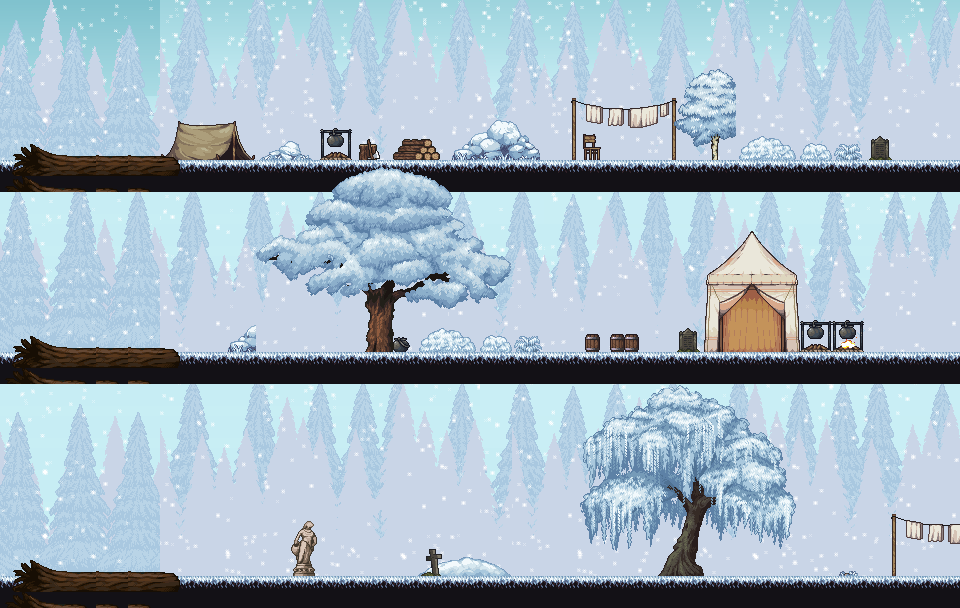

This is a level from a 2D game, rendered from its Tiled map with the project's own tilesets. A one-line summary and the map file follow, with tile-layer data summarised:
An orthogonal 30x19 tile map with 32x32 px tiles, 9 tile layers (Слой тайлов 1, Слой тайлов 7, Слой тайлов 8, Слой тайлов 2, ...), 18 tilesets.

<map version="1.10" tiledversion="1.12.1" orientation="orthogonal" renderorder="right-down" width="30" height="19" tilewidth="32" tileheight="32" infinite="0" nextlayerid="11" nextobjectid="1">
 <tileset firstgid="1" name="GandalfHardcore Background layers_layer 5" tilewidth="32" tileheight="32" tilecount="320" columns="32">
  <image source="GandalfHardcore FREE Platformer Assets/GandalfHardcore Background layers/Winter BG/GandalfHardcore Background layers_layer 5.png" width="1024" height="346" />
 </tileset>
 <tileset firstgid="321" name="GandalfHardcore Background layers_layer 1" tilewidth="32" tileheight="32" tilecount="320" columns="32">
  <image source="GandalfHardcore FREE Platformer Assets/GandalfHardcore Background layers/Winter BG/GandalfHardcore Background layers_layer 1.png" width="1024" height="346" />
 </tileset>
 <tileset firstgid="641" name="GandalfHardcore Background layers_layer 2" tilewidth="32" tileheight="32" tilecount="320" columns="32">
  <image source="GandalfHardcore FREE Platformer Assets/GandalfHardcore Background layers/Winter BG/GandalfHardcore Background layers_layer 2.png" width="1024" height="346" />
 </tileset>
 <tileset firstgid="961" name="GandalfHardcore Background layers_layer 3" tilewidth="32" tileheight="32" tilecount="320" columns="32">
  <image source="GandalfHardcore FREE Platformer Assets/GandalfHardcore Background layers/Winter BG/GandalfHardcore Background layers_layer 3.png" width="1024" height="346" />
 </tileset>
 <tileset firstgid="1281" name="Snow blizzard sheet frame size 484x274" tilewidth="32" tileheight="32" tilecount="3825" columns="75">
  <image source="GandalfHardcore FREE Platformer Assets/Snow blizzard sheet frame size 484x274.png" width="2420" height="1644" />
 </tileset>
 <tileset firstgid="5106" name="Campfire with food sheet" tilewidth="32" tileheight="32" tilecount="40" columns="5">
  <image source="GandalfHardcore FREE Platformer Assets/Animated Sprites/Campfire with food sheet.png" width="160" height="256" />
 </tileset>
 <tileset firstgid="5146" name="Birch3" tilewidth="32" tileheight="32" tilecount="6" columns="2">
  <image source="GandalfHardcore FREE Platformer Assets/Birch3.png" width="80" height="112" />
 </tileset>
 <tileset firstgid="5152" name="Decor" tilewidth="32" tileheight="32" tilecount="221" columns="13">
  <image source="GandalfHardcore FREE Platformer Assets/Decor.png" width="416" height="544" />
 </tileset>
 <tileset firstgid="5373" name="Weeping Willow3" tilewidth="32" tileheight="32" tilecount="42" columns="7">
  <image source="GandalfHardcore FREE Platformer Assets/Weeping Willow3.png" width="224" height="192" />
 </tileset>
 <tileset firstgid="5415" name="Angel Statue" tilewidth="32" tileheight="32" tilecount="4" columns="2">
  <image source="GandalfHardcore FREE Platformer Assets/Angel Statue.png" width="64" height="64" />
 </tileset>
 <tileset firstgid="5419" name="Floor Tiles2" tilewidth="32" tileheight="32" tilecount="162" columns="9">
  <image source="GandalfHardcore FREE Platformer Assets/Floor Tiles2.png" width="288" height="576" />
 </tileset>
 <tileset firstgid="5581" name="Large Tent" tilewidth="32" tileheight="32" tilecount="12" columns="3">
  <image source="GandalfHardcore FREE Platformer Assets/Large Tent.png" width="96" height="128" />
 </tileset>
 <tileset firstgid="5593" name="Tree4" tilewidth="32" tileheight="32" tilecount="48" columns="8">
  <image source="GandalfHardcore FREE Platformer Assets/Tree4.png" width="256" height="208" />
 </tileset>
 <tileset firstgid="5641" name="cloud6" tilewidth="32" tileheight="32" tilecount="15" columns="5">
  <image source="GandalfHardcore FREE Platformer Assets/cloud6.png" width="165" height="101" />
 </tileset>
 <tileset firstgid="5656" name="GandalfHardcore Background layers_layer 4" tilewidth="32" tileheight="32" tilecount="320" columns="32">
  <image source="GandalfHardcore FREE Platformer Assets/GandalfHardcore Background layers/Winter BG/GandalfHardcore Background layers_layer 4.png" width="1024" height="346" />
 </tileset>
 <tileset firstgid="5976" name="cloud5" tilewidth="32" tileheight="32" tilecount="3" columns="3">
  <image source="GandalfHardcore FREE Platformer Assets/cloud5.png" width="110" height="35" />
 </tileset>
 <tileset firstgid="5979" name="cloud5" tilewidth="32" tileheight="32" tilecount="3" columns="3">
  <image source="GandalfHardcore FREE Platformer Assets/cloud5.png" width="110" height="35" />
 </tileset>
 <tileset firstgid="5982" name="Pine forest sheet" tilewidth="32" tileheight="32" tilecount="60" columns="10">
  <image source="GandalfHardcore FREE Platformer Assets/Pine forest sheet.png" width="320" height="208" />
 </tileset>
 <layer id="1" name="Слой тайлов 1" width="30" height="19">
  <data>[570 cells, 570 non-empty, 90 distinct tile ids]</data>
 </layer>
 <layer id="8" name="Слой тайлов 7" width="30" height="19">
  <data>[570 cells, 90 non-empty, 35 distinct tile ids]</data>
 </layer>
 <layer id="9" name="Слой тайлов 8" width="30" height="19">
  <data>[570 cells, 109 non-empty, 42 distinct tile ids]</data>
 </layer>
 <layer id="3" name="Слой тайлов 2" width="30" height="19">
  <data>[570 cells, 455 non-empty, 109 distinct tile ids]</data>
 </layer>
 <layer id="4" name="Слой тайлов 3" width="30" height="19">
  <data>[570 cells, 450 non-empty, 90 distinct tile ids]</data>
 </layer>
 <layer id="5" name="Слой тайлов 4" width="30" height="19">
  <data>[570 cells, 444 non-empty, 108 distinct tile ids]</data>
 </layer>
 <layer id="6" name="Слой тайлов 5" width="30" height="19">
  <data>[570 cells, 178 non-empty, 56 distinct tile ids]</data>
 </layer>
 <layer id="7" name="Слой тайлов 6" width="30" height="19">
  <data>[570 cells, 116 non-empty, 116 distinct tile ids]</data>
 </layer>
 <layer id="10" name="платформа" width="30" height="19">
  <data>[570 cells, 36 non-empty, 8 distinct tile ids]</data>
 </layer>
</map>
